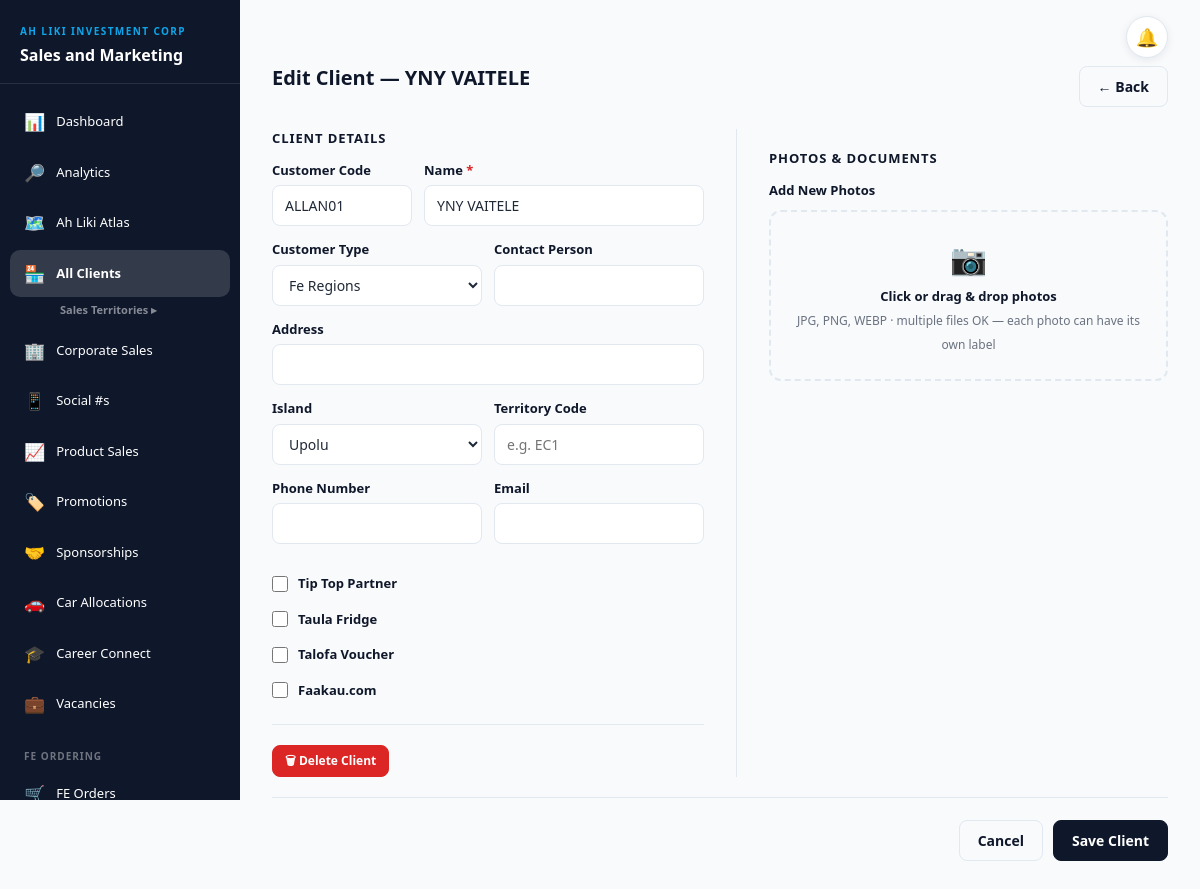
/shops/3924/edit/ (signed in), run on the app's committed database.
### shops/models.py (models this page shows, shortened)
class Shop(models.Model):
    ISLAND_CHOICES = [
        ('Upolu',  'Upolu'),
        ('Savaii', 'Savaii'),
    ]
    TERRITORY_CHOICES = [
        ('EC1', 'EC1'),
        ('EC2', 'EC2'),
        ('EC3', 'EC3'),
        ('LFG', 'LFG'),
        ('VT1', 'VT1'),
        ('VT2', 'VT2'),
        ('VT3', 'VT3'),
        ('WC1', 'WC1'),
        ('WC2', 'WC2'),
        ('WC4', 'WC4'),
        ('TWN', 'TWN'),
        ('TWN1', 'TWN1'),
        ('TW1', 'TW1'),
    ]
    customer_code  = models.CharField(max_length=50, unique=True, null=True, blank=True)
    name           = models.CharField(max_length=255)
    customer_type  = models.CharField(max_length=100, blank=True, default='', help_text='e.g. Retail, Wholesale, Hotel')
    contact_person = models.CharField(max_length=255, blank=True, null=True)
    address        = models.CharField(max_length=255, blank=True, null=True, default='n/a')
    island         = models.CharField(max_length=50,  choices=ISLAND_CHOICES, default='Upolu')
    phone          = models.CharField(max_length=50,  blank=True, null=True, default='n/a')
    territory      = models.CharField('Territory code', max_length=50, blank=True, null=True)
    email          = models.EmailField(max_length=254, blank=True, default='')
    tip_top = models.BooleanField(default=False)
    taula_fridge = models.BooleanField(default=False)
    talofa_voucher = models.BooleanField(default=False)
    faakau_com = models.BooleanField(default=False)
    created = models.DateField(auto_now_add=True, null=True, blank=True)
    class Meta:
        ordering = ['-id']

### shops/views.py (the view, shortened to what this page needs)
# urls.py: path('shops/<int:shop_id>/edit/',         views.edit_shop,          name='edit_shop'),
@login_required(login_url='login')
def edit_shop(request, shop_id):
    shop = get_object_or_404(Shop.objects.prefetch_related('photos'), id=shop_id)
    return render(request, 'shops/shop_form.html', {'action': 'Edit', 'shop': shop, 'client': shop,
                                                    'territories': SHOP_TERRITORIES, 'customer_types': customer_type_choices()})

### fe_orders/access.py (called while the page is built)
def is_fe(user):
    return (user.is_authenticated and not user.is_superuser
            and user.groups.filter(name=FE_GROUP).exists())

def fe_context(request):
    return {'is_fe': getattr(request, 'is_fe', False)}

    def __call__(self, request):
        request.is_fe = is_fe(request.user)
        if request.is_fe and not self._allowed(request.path_info):
            return redirect('fe_home')
        return self.get_response(request)

### shops/access.py (called while the page is built)
def roles_of(user):
    if not user.is_authenticated:
        return set()
    if user.is_superuser:
        return {MANAGER}
    return set(user.groups.filter(name__in=ROLES).values_list('name', flat=True))

def finance_roles_of(user):
    if not user.is_authenticated or user.is_superuser:
        return set()
    return set(user.groups.filter(name__in=FINANCE_ROLES).values_list('name', flat=True))

def is_finance(user):
    return bool(finance_roles_of(user)) and not roles_of(user)

def is_hr(user):
    return (user.is_authenticated and not user.is_superuser and not roles_of(user) and not finance_roles_of(user)
            and user.groups.filter(name=HR_GROUP).exists())

def is_social(user):
    return (user.is_authenticated and not user.is_superuser and not roles_of(user) and not finance_roles_of(user)
            and user.groups.filter(name=SOCIAL_GROUP).exists() and not is_hr(user))

def blocked_areas(user):
    roles = roles_of(user)
    if not roles:
        return set().union(*BLOCKED.values())
    return set.intersection(*(BLOCKED[r] for r in roles))

def can_see_sales(request):
    return not {'corporate_sales', 'monthly_sales'} <= getattr(request, 'blocked_areas', set())

def role_label(user):
    if is_hr(user):
        return HR_GROUP
    if is_social(user):
        return SOCIAL_GROUP
    if is_finance(user):
        return FINANCIAL_CONTROLLER if FINANCIAL_CONTROLLER in finance_roles_of(user) else FINANCE_STAFF
    roles = roles_of(user)
    for r in (MANAGER, MARKETING, SALES):
        if r in roles:
            return r
    return 'No access level'

### shops/views.py (called while the page is built)
def customer_type_choices():
    used = Shop.objects.exclude(customer_type='').values_list('customer_type', flat=True).distinct()
    return sorted(set(used) | set(EXTRA_CUSTOMER_TYPES), key=str.lower)

### shops/templates/shops/shop_form.html (shortened to what this page needs)
{% extends 'shops/base.html' %}
{% block content %}
<div class="page-header">
  <div>
    <h2 class="page-title">{{ action }} Client{% if shop %} — {{ shop.name }}{% endif %}</h2>
  </div>
  <a href="{% url 'shop_list' %}" class="btn-sms btn-outline-custom">← Back</a>
</div>
<form method="POST" enctype="multipart/form-data">
  <div style="display:grid;grid-template-columns:1fr 1fr;gap:0 32px">
    <div>
      <div class="form-section-title">Client Details</div>
      <div style="display:grid;grid-template-columns:1fr 2fr;gap:12px">
        <div class="form-group">
          <label class="sms-label">Customer Code</label>
          <input type="text" name="customer_code" value="{{ client.customer_code|default:'' }}" maxlength="50" class="sms-input" placeholder="e.g. C00123">
        </div>
        <div class="form-group">
          <label class="sms-label">Name <span style="color:var(--danger)">*</span></label>
          <input type="text" name="name" value="{{ client.name|default:'' }}" required class="sms-input" placeholder="e.g. Faleolo Grocery">
        </div>
      </div>
      <div style="display:grid;grid-template-columns:1fr 1fr;gap:12px">
        <div class="form-group">
          <label class="sms-label">Customer Type</label>
          <select name="customer_type" class="sms-input">
            {% for t in customer_types %}
            <option value="{{ t }}" {% if client.customer_type == t %}selected{% endif %}>{{ t }}</option>
            {% endfor %}
          </select>
        </div>
        <div class="form-group">
          <label class="sms-label">Contact Person</label>
          <input type="text" name="contact_person" value="{{ client.contact_person|default:'' }}" class="sms-input">
        </div>
      </div>
      <div class="form-group">
        <label class="sms-label">Address</label>
        <input type="text" name="address" value="{{ client.address|default:'' }}" class="sms-input">
      </div>
      <div style="display:grid;grid-template-columns:1fr 1fr;gap:12px">
        <div class="form-group">
          <label class="sms-label">Island</label>
          <select name="island" class="sms-input">
            <option value="Upolu"  {% if client.island != 'Savaii' %}selected{% endif %}>Upolu</option>
          </select>
        </div>
        <div class="form-group">
          <label class="sms-label">Territory Code</label>
          <input type="text" name="territory" value="{{ client.territory|default:'' }}" list="territory-codes" maxlength="50" class="sms-input" placeholder="e.g. EC1">
        </div>
      </div>
      <div style="display:grid;grid-template-columns:1fr 1fr;gap:12px">
        <div class="form-group">
          <label class="sms-label">Phone Number</label>
          <input type="text" name="phone" value="{{ client.phone|default:'' }}" maxlength="50" class="sms-input">
        </div>
        <div class="form-group">
          <label class="sms-label">Email</label>
          <input type="email" name="email" value="{{ client.email|default:'' }}" class="sms-input">
        </div>
      </div>
      <div style="display:flex;gap:16px;flex-direction:column;margin-top:16px">
        <div style="display:flex;align-items:center;gap:10px">
          <input type="checkbox" id="tip_top" name="tip_top" {% if client.tip_top %}checked{% endif %} style="width:16px;height:16px;accent-color:var(--success)">
          <label for="tip_top" style="font-weight:600;font-size:13px;color:var(--primary);cursor:pointer">Tip Top Partner</label>
        </div>
        <div style="display:flex;align-items:center;gap:10px">
          <input type="checkbox" id="taula_fridge" name="taula_fridge" {% if client.taula_fridge %}checked{% endif %} style="width:16px;height:16px;accent-color:var(--info)">
          <label for="taula_fridge" style="font-weight:600;font-size:13px;color:var(--primary);cursor:pointer">Taula Fridge</label>
        </div>
        <div style="display:flex;align-items:center;gap:10px">
          <input type="checkbox" id="talofa_voucher" name="talofa_voucher" {% if client.talofa_voucher %}checked{% endif %} style="width:16px;height:16px;accent-color:var(--accent)">
          <label for="talofa_voucher" style="font-weight:600;font-size:13px;color:var(--primary);cursor:pointer">Talofa Voucher</label>
        </div>
        <div style="display:flex;align-items:center;gap:10px">
          <input type="checkbox" id="faakau_com" name="faakau_com" {% if client.faakau_com %}checked{% endif %} style="width:16px;height:16px;accent-color:var(--primary)">
          <label for="faakau_com" style="font-weight:600;font-size:13px;color:var(--primary);cursor:pointer">Faakau.com</label>
        </div>
      </div>
      {% if shop %}
      <div style="margin-top:24px;padding-top:20px;border-top:1px solid var(--border)">
        <button type="submit" name="delete_shop" value="1"
                onclick="return confirm('Are you sure you want to delete {{ shop.name }}?')"
                class="btn-sms btn-danger-custom sm">🗑 Delete Client</button>
      </div>
      {% endif %}
    </div>
    <div style="border-left:1px solid var(--border);padding-left:32px">
      {% include 'shops/photo_upload_panel.html' with photos=shop.photos.all prefix="shop" %}
    </div>
  </div>
  <div style="display:flex;gap:10px;justify-content:flex-end;padding-top:22px;border-top:1px solid var(--border);margin-top:20px">
    <a href="{% url 'shop_list' %}" class="btn-sms btn-outline-custom">Cancel</a>
    <button type="submit" class="btn-sms btn-primary-custom">{% if shop %}Save Client{% else %}Add Client{% endif %}</button>
  </div>
</form>
{% endblock %}

### shops/templates/shops/base.html (style rules this page uses)
:root { --primary: #0F172A; --primary2: #1E293B; --accent: #0EA5E9; --accent-light: #38BDF8; --surface: #F8FAFC; --card: #FFFFFF; --muted: #6B7280; --border: #E2E8F0; --success: #16A34A; --danger: #DC2626; --info: #2563EB; --text-primary: #0F172A; --text-secondary: #475569; }
* { box-sizing: border-box; }
body { font-family: 'Segoe UI', system-ui, sans-serif; background: var(--surface); min-height: 100vh; margin: 0; color: #1F2937; }
.btn-primary-custom { background: var(--primary); color: #fff; border: 1px solid var(--primary); }
.btn-outline-custom { background: transparent; color: var(--primary); border: 1px solid var(--border); }
.btn-danger-custom { background: var(--danger); color: #fff; border: 1px solid var(--danger); }
.btn-sms { border-radius: 8px; padding: 9px 18px; font-size: 14px; font-weight: 600; cursor: pointer; display: inline-flex; align-items: center; gap: 6px; text-decoration: none; }
.btn-sms.sm { padding: 6px 12px; font-size: 12px; }
.form-section-title { font-size:13px; font-weight:700; color:var(--primary); text-transform:uppercase; letter-spacing:.07em; margin-bottom:12px; }
.sms-input { width:100%; padding:9px 12px; border:1px solid var(--border); border-radius:8px; font-size:14px; background:var(--card); color:#1F2937; outline:none; }
.sms-label { display:block; margin-bottom:5px; font-size:13px; font-weight:600; color:var(--primary); }
.form-group { margin-bottom:14px; }
.page-header { display:flex; justify-content:space-between; align-items:flex-start; margin-bottom:22px; }
.page-title { margin:0; color:var(--primary); font-size:20px; font-weight:700; }

### data on the page
Shop: name "YNY VAITELE", customer_code "ALLAN01", customer_type "Fe Regions", island "Upolu"

### other printed values
{{ action }} "Edit"
